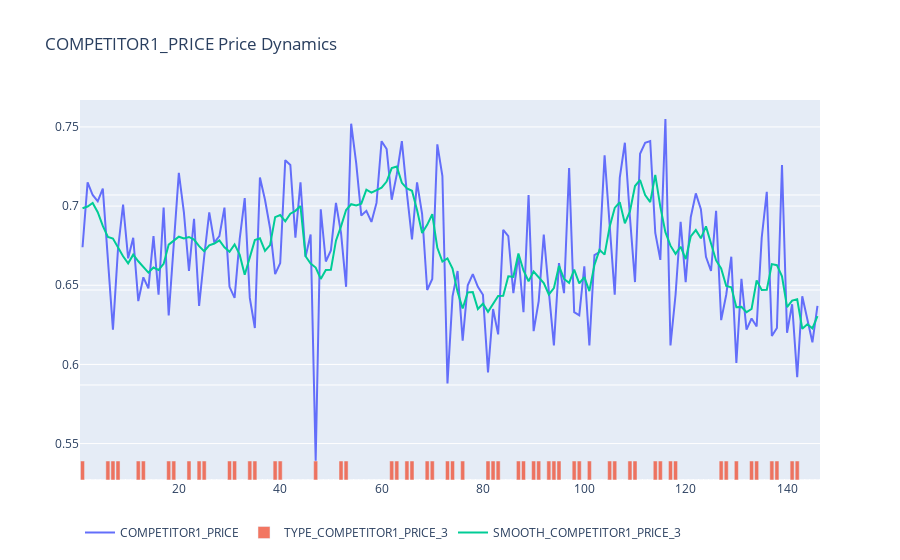
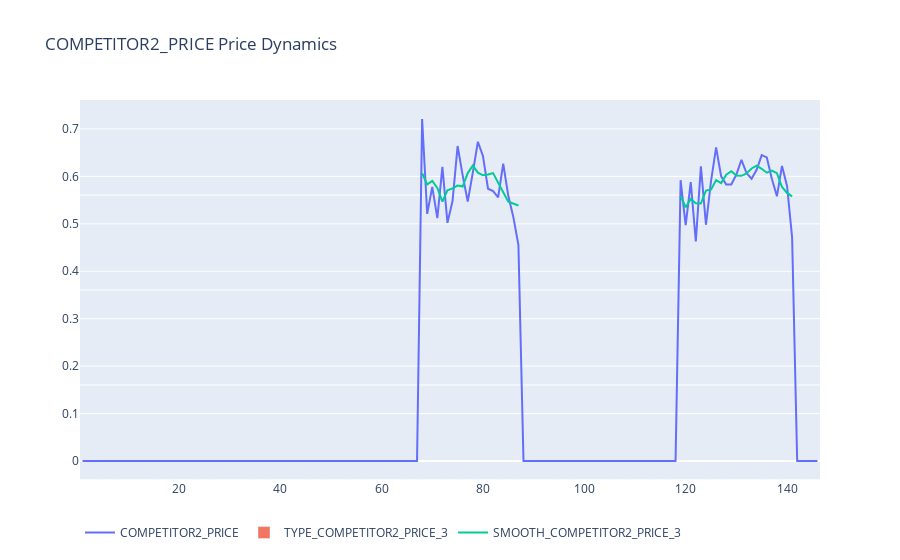
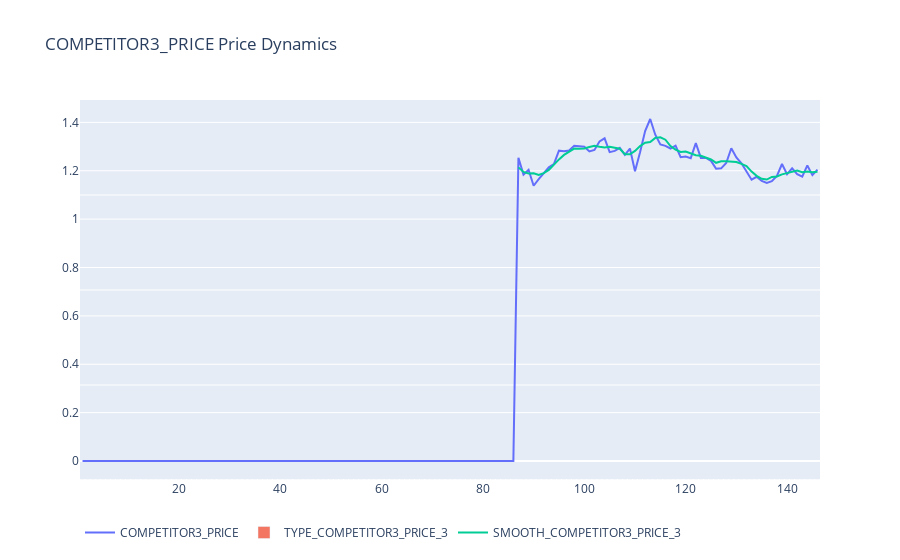
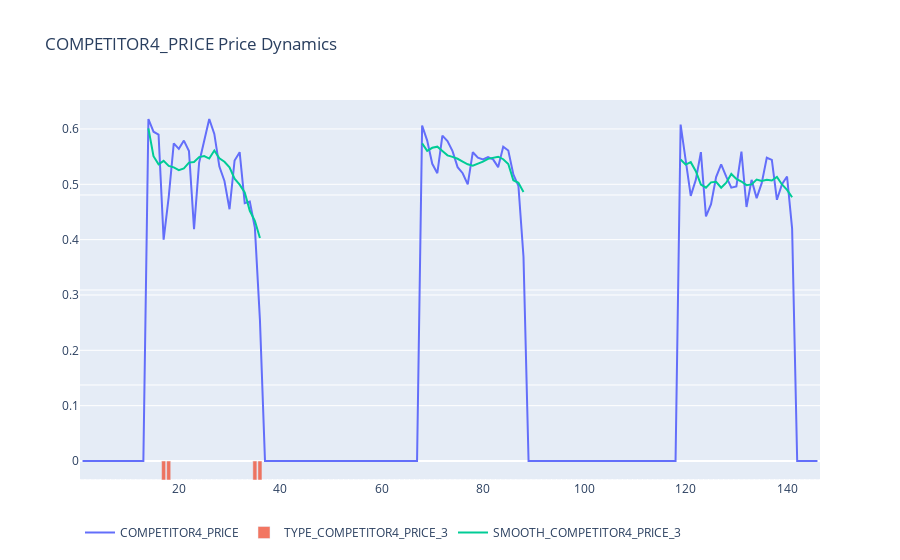

Notebook code for these charts, in order:
### Code cell
#Derive discount for competitor
for i in range(1,8):
    def_smooth("COMPETITOR" + str(i) +"_PRICE", 3, 0.5, 0.1)

### Figure 1 — Plotly figure (JSON) as saved in the notebook; plotly's stock layout.template omitted (floating-point values rounded to 4 significant figures; data arrays with more than 128 entries replaced by an {"elided": "..."} marker saying what was removed)
{"data": [{"name": "COMPETITOR1_PRICE", "type": "scatter", "x": {"elided": "146 int values"}, "y": {"elided": "146 float values"}}, {"name": "TYPE_COMPETITOR1_PRICE_3", "opacity": 0.8, "type": "bar", "x": {"elided": "146 int values"}, "y": {"elided": "146 int values"}, "yaxis": "y3"}, {"name": "SMOOTH_COMPETITOR1_PRICE_3", "type": "scatter", "x": {"elided": "146 int values"}, "y": {"elided": "146 float values"}}], "layout": {"legend": {"orientation": "h"}, "title": {"text": "COMPETITOR1_PRICE Price Dynamics"}, "yaxis3": {"overlaying": "y", "range": [0, 20], "showticklabels": false, "side": "left"}}}

### Figure 2 — Plotly figure (JSON) as saved in the notebook; plotly's stock layout.template omitted (floating-point values rounded to 4 significant figures; data arrays with more than 128 entries replaced by an {"elided": "..."} marker saying what was removed)
{"data": [{"name": "COMPETITOR2_PRICE", "type": "scatter", "x": {"elided": "146 int values"}, "y": {"elided": "146 float values"}}, {"name": "TYPE_COMPETITOR2_PRICE_3", "opacity": 0.8, "type": "bar", "x": {"elided": "146 int values"}, "y": {"elided": "146 int values"}, "yaxis": "y3"}, {"name": "SMOOTH_COMPETITOR2_PRICE_3", "type": "scatter", "x": {"elided": "146 int values"}, "y": {"elided": "146 float values"}}], "layout": {"legend": {"orientation": "h"}, "title": {"text": "COMPETITOR2_PRICE Price Dynamics"}, "yaxis3": {"overlaying": "y", "range": [0, 20], "showticklabels": false, "side": "left"}}}

### Figure 3 — Plotly figure (JSON) as saved in the notebook; plotly's stock layout.template omitted (floating-point values rounded to 4 significant figures; data arrays with more than 128 entries replaced by an {"elided": "..."} marker saying what was removed)
{"data": [{"name": "COMPETITOR3_PRICE", "type": "scatter", "x": {"elided": "146 int values"}, "y": {"elided": "146 float values"}}, {"name": "TYPE_COMPETITOR3_PRICE_3", "opacity": 0.8, "type": "bar", "x": {"elided": "146 int values"}, "y": {"elided": "146 int values"}, "yaxis": "y3"}, {"name": "SMOOTH_COMPETITOR3_PRICE_3", "type": "scatter", "x": {"elided": "146 int values"}, "y": {"elided": "146 float values"}}], "layout": {"legend": {"orientation": "h"}, "title": {"text": "COMPETITOR3_PRICE Price Dynamics"}, "yaxis3": {"overlaying": "y", "range": [0, 20], "showticklabels": false, "side": "left"}}}

### Figure 4 — Plotly figure (JSON) as saved in the notebook; plotly's stock layout.template omitted (floating-point values rounded to 4 significant figures; data arrays with more than 128 entries replaced by an {"elided": "..."} marker saying what was removed)
{"data": [{"name": "COMPETITOR4_PRICE", "type": "scatter", "x": {"elided": "146 int values"}, "y": {"elided": "146 float values"}}, {"name": "TYPE_COMPETITOR4_PRICE_3", "opacity": 0.8, "type": "bar", "x": {"elided": "146 int values"}, "y": {"elided": "146 int values"}, "yaxis": "y3"}, {"name": "SMOOTH_COMPETITOR4_PRICE_3", "type": "scatter", "x": {"elided": "146 int values"}, "y": {"elided": "146 float values"}}], "layout": {"legend": {"orientation": "h"}, "title": {"text": "COMPETITOR4_PRICE Price Dynamics"}, "yaxis3": {"overlaying": "y", "range": [0, 20], "showticklabels": false, "side": "left"}}}
